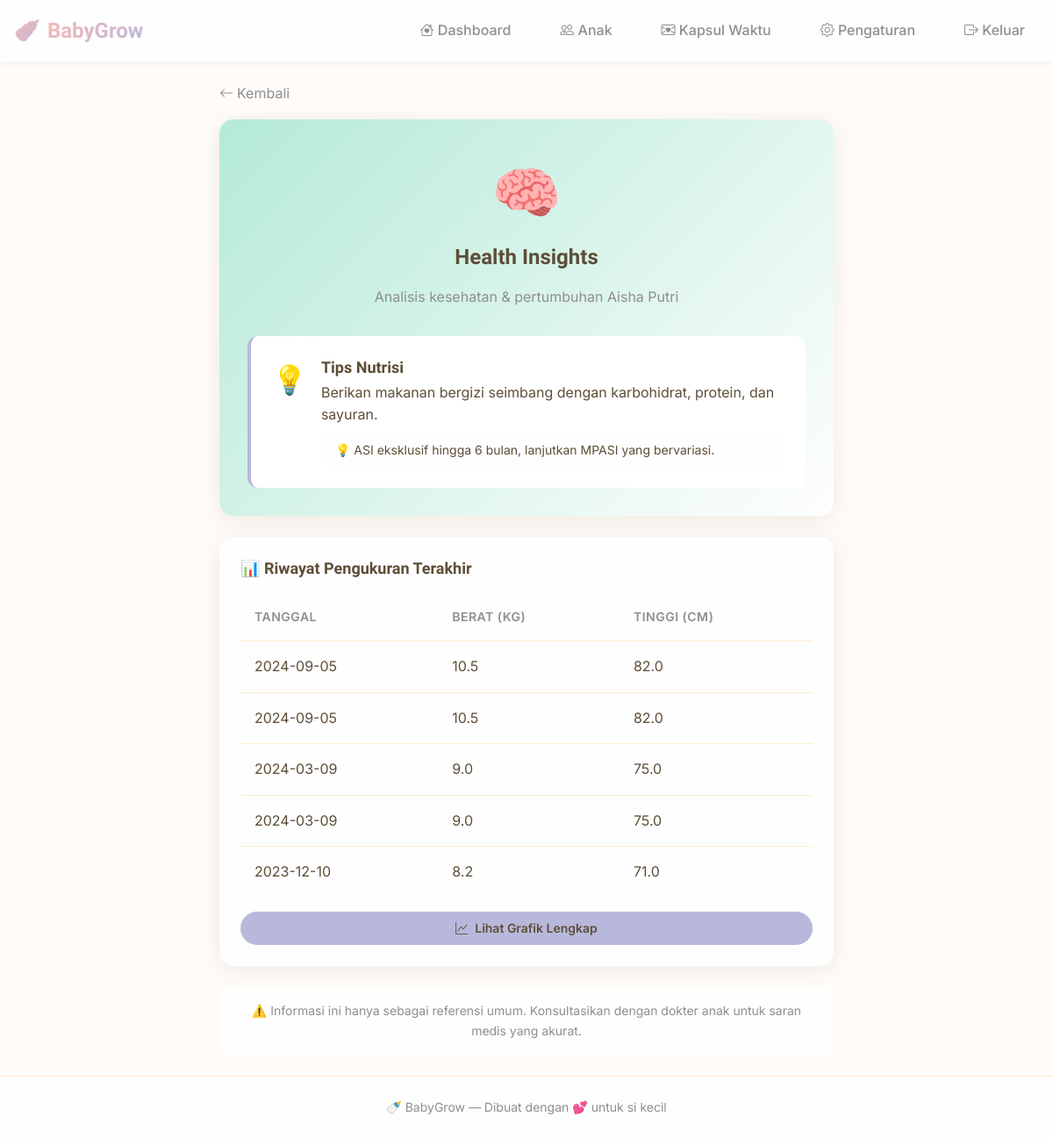
Page /child/1/insights (signed in) on the committed database.
### tables this page shows
CREATE TABLE children (
            id INTEGER PRIMARY KEY AUTOINCREMENT,
            user_id INTEGER,
            name TEXT,
            dob TEXT,
            gender TEXT
        );

CREATE TABLE growth (
            id INTEGER PRIMARY KEY AUTOINCREMENT,
            child_id INTEGER,
            record_date TEXT,
            weight REAL,
            height REAL,
            head_circ REAL
        );

### app.py (the view, shortened to what this page needs)
@app.route('/child/<int:child_id>/insights')
def health_insights(child_id):
    db = get_db()
    user_id = session.get('user_id')
    if not user_id:
        return redirect(url_for('login'))
    cur = db.execute('SELECT id, name, dob, gender FROM children WHERE id=? AND user_id=?', (child_id, user_id))
    child = cur.fetchone()
    if not child:
        flash('Anak tidak ditemukan.')
        return redirect(url_for('children'))
    cur = db.execute('''
        SELECT record_date, weight, height, head_circ
        FROM growth
        WHERE child_id = ?
        ORDER BY record_date DESC
        LIMIT 10
    ''', (child_id,))
    growth_records = cur.fetchall()
    insights = []
    if len(growth_records) >= 2:
        latest = growth_records[0]
        previous = growth_records[1]
        latest_weight = float(latest['weight'] if isinstance(latest, dict) else latest[1])
        prev_weight = float(previous['weight'] if isinstance(previous, dict) else previous[1])
        weight_change = latest_weight - prev_weight
        latest_height = float(latest['height'] if isinstance(latest, dict) else latest[2])
        prev_height = float(previous['height'] if isinstance(previous, dict) else previous[2])
        height_change = latest_height - prev_height
    insights.append({
        'type': 'info',
        'icon': '💡',
        'title': 'Tips Nutrisi',
        'message': 'Berikan makanan bergizi seimbang dengan karbohidrat, protein, dan sayuran.',
        'suggestion': 'ASI eksklusif hingga 6 bulan, lanjutkan MPASI yang bervariasi.'
    })
    return render_template('health_insights.html',
                          child={'id': child['id'] if isinstance(child, dict) else child[0],
                                'name': child['name'] if isinstance(child, dict) else child[1]},
                          insights=insights,
                          growth_records=growth_records)

### db.py (called while the page is built)
def get_db():
    db = getattr(g, '_database', None)
    if db is None:
        if DB_TYPE == 'mysql':
            import mysql.connector
            host = os.environ.get('MYSQL_HOST', 'localhost')
            port = int(os.environ.get('MYSQL_PORT', '3306'))
            user = os.environ.get('MYSQL_USER', 'root')
            password = os.environ.get('MYSQL_PASSWORD', '')
            database = os.environ.get('MYSQL_DB', 'balita_db')
            conn = mysql.connector.connect(
                host=host,
                port=port,
                user=user,
                password=password,
                database=database
            )
            db = MySQLDBWrapper(conn)
        else:
            os.makedirs(DATABASE_DIR, exist_ok=True)
            conn = sqlite3.connect(DATABASE)
            conn.row_factory = sqlite3.Row
            db = conn
        g._database = db
    return db

def close_connection(exception):
    db = getattr(g, '_database', None)
    if db is not None:
        try:
            db.close()
        except Exception:
            pass

### templates/health_insights.html (shortened to what this page needs)
{% extends 'base.html' %}
{% block content %}
<div class="container animate-fadeIn">
    <div style="max-width: 700px; margin: 0 auto;">
        <a href="{{ url_for('children') }}" class="text-muted" style="display: inline-flex; align-items: center; gap: var(--space-xs); margin-bottom: var(--space-md);">
            <i class="bi bi-arrow-left"></i> Kembali
        </a>
        <div class="card" style="padding: var(--space-xl); margin-bottom: var(--space-lg); background: linear-gradient(135deg, var(--color-mint) 0%, var(--color-cloud) 100%);">
            <div style="text-align: center; margin-bottom: var(--space-xl);">
                <div style="font-size: 4rem; margin-bottom: var(--space-sm);">🧠</div>
                <h2>Health Insights</h2>
                <p class="text-muted">Analisis kesehatan & pertumbuhan {{ child.name }}</p>
            </div>
            <div style="display: flex; flex-direction: column; gap: var(--space-md);">
                {% for insight in insights %}
                <div class="insight-card" style="
                    padding: var(--space-lg);
                    background: white;
                    border-radius: var(--radius-md);
                    border-left: 4px solid {% if insight.type == 'positive' %}var(--color-mint){% elif insight.type == 'warning' %}#ffc107{% else %}var(--color-lavender){% endif %};
                    box-shadow: var(--shadow-soft);
                ">
                    <div style="display: flex; align-items: start; gap: var(--space-md);">
                        <div style="font-size: 2rem;">{{ insight.icon }}</div>
                        <div style="flex: 1;">
                            <h4 style="margin: 0 0 var(--space-xs) 0;">{{ insight.title }}</h4>
                            <p style="margin: 0 0 var(--space-sm) 0; color: var(--color-text-muted);">
                                {{ insight.message }}
                            </p>
                            <div style="
                                padding: var(--space-sm) var(--space-md);
                                background: var(--color-cloud);
                                border-radius: var(--radius-sm);
                                font-size: 0.875rem;
                            ">
                                💡 {{ insight.suggestion }}
                            </div>
                        </div>
                    </div>
                </div>
                {% endfor %}
            </div>
        </div>
        {% if growth_records %}
        <div class="card" style="padding: var(--space-lg);">
            <h4 style="margin-bottom: var(--space-md);">📊 Riwayat Pengukuran Terakhir</h4>
            <div class="table-responsive">
                <table class="table">
                    <thead>
                        <tr>
                            <th>Tanggal</th>
                            <th>Berat (kg)</th>
                            <th>Tinggi (cm)</th>
                        </tr>
                    </thead>
                    <tbody>
                        {% for record in growth_records[:5] %}
                        <tr>
                            <td>{{ record.record_date if record.record_date else record[0] }}</td>
                            <td>{{ record.weight if record.weight else record[1] }}</td>
                            <td>{{ record.height if record.height else record[2] }}</td>
                        </tr>
                        {% endfor %}
                    </tbody>
                </table>
            </div>
            <a href="{{ url_for('growth_list', child_id=child.id) }}" class="btn btn-secondary" style="width: 100%; margin-top: var(--space-md);">
                <i class="bi bi-graph-up"></i> Lihat Grafik Lengkap
            </a>
        </div>
        {% endif %}
        <div style="margin-top: var(--space-lg); padding: var(--space-md); background: var(--color-cloud); border-radius: var(--radius-md); text-align: center;">
            <p class="text-sm text-muted" style="margin: 0;">
                ⚠️ Informasi ini hanya sebagai referensi umum. Konsultasikan dengan dokter anak untuk saran medis yang akurat.
            </p>
        </div>
    </div>
</div>
{% endblock %}

### static/css/style.css (style rules this page uses)
:root { --color-peach: #ffecd2; --color-peach-dark: #ffd9b3; --color-blush: #fcb9b2; --color-blush-dark: #f9a099; --color-lavender: #b8b8dc; --color-lavender-dark: #9999c9; --color-mint: #b5ead7; --color-mint-dark: #8edcc2; --color-cream: #fff8f0; --color-cloud: #fefefe; --color-text-primary: #5d4e37; --color-text-secondary: #8e8e93; --color-text-light: #b5a99a; --color-text-white: #ffffff; --color-success: #7bc67e; --color-warning: #ffd166; --color-error: #ef767a; --color-info: #6b9ac4; --shadow-sm: 0 2px 8px rgba(93, 78, 55, 0.06); --shadow-md: 0 4px 20px rgba(93, 78, 55, 0.08); --shadow-lg: 0 8px 40px rgba(93, 78, 55, 0.12); --shadow-card: 0 4px 24px rgba(93, 78, 55, 0.1); --radius-sm: 8px; --radius-md: 12px; --radius-lg: 16px; --radius-xl: 24px; --radius-full: 9999px; --space-xs: 4px; --space-sm: 8px; --space-md: 16px; --space-lg: 24px; --space-xl: 32px; --space-2xl: 48px; --transition-fast: 0.15s ease; --transition-normal: 0.25s ease; --transition-slow: 0.4s ease; --font-heading: "Quicksand", "Nunito", -apple-system, BlinkMacSystemFont, sans-serif; --font-body: "Inter", "Nunito Sans", -apple-system, BlinkMacSystemFont, sans-serif; }
.theme-peach { --color-primary: #ffecd2; --color-primary-dark: #ffd9b3; --color-background: #fffbf7; }
*, *::before, *::after { box-sizing: border-box; }
html { font-size: 16px; scroll-behavior: smooth; }
body { font-family: var(--font-body); background: var(--color-background, var(--color-cream)); color: var(--color-text-primary); line-height: 1.6; margin: 0; padding: 0; min-height: 100vh; }
h1, h2, h3, h4, h5, h6 { font-family: var(--font-heading); font-weight: 600; line-height: 1.3; margin: 0 0 var(--space-md); color: var(--color-text-primary); }
h2 { font-size: 1.5rem; }
h4 { font-size: 1.125rem; }
p { margin: 0 0 var(--space-md); }
a { color: var(--color-primary-dark, var(--color-blush-dark)); text-decoration: none; transition: color var(--transition-fast); }
.container { width: 100%; max-width: 1200px; margin: 0 auto; padding: 0 var(--space-md); }
.card { background: var(--color-cloud); border-radius: var(--radius-lg); box-shadow: var(--shadow-card); padding: var(--space-lg); transition: transform var(--transition-normal), box-shadow var(--transition-normal); }
.btn { display: inline-flex; align-items: center; justify-content: center; gap: var(--space-sm); padding: var(--space-sm) var(--space-lg); border: none; border-radius: var(--radius-full); font-family: var(--font-body); font-size: 0.875rem; font-weight: 600; cursor: pointer; transition: all var(--transition-fast); text-decoration: none; }
.btn-secondary { background: var(--color-lavender); color: var(--color-text-primary); }
.table { width: 100%; border-collapse: collapse; background: var(--color-cloud); }
.table th, .table td { padding: var(--space-md); text-align: left; border-bottom: 1px solid var(--color-peach); }
.table th { font-weight: 600; color: var(--color-text-secondary); font-size: 0.875rem; text-transform: uppercase; letter-spacing: 0.5px; }
.table tbody tr:last-child td { border-bottom: none; }
.animate-fadeIn { animation: fadeIn 0.5s ease; }
.text-sm { font-size: 0.875rem; }
.text-muted { color: var(--color-text-secondary); }

### rows in the picture
children: name "Aisha Putri"
growth: record_date "2024-09-05", weight "10.5", height "82.0"
growth: record_date "2024-09-05", weight "10.5", height "82.0"
growth: record_date "2024-03-09", weight "9.0", height "75.0"
growth: record_date "2024-03-09", weight "9.0", height "75.0"
growth: record_date "2023-12-10", weight "8.2", height "71.0"

### other values in the picture
{{ insight.icon }} "💡"
{{ insight.title }} "Tips Nutrisi"
{{ insight.message }} "Berikan makanan bergizi seimbang dengan karbohidrat, protein, dan sayuran."
{{ insight.suggestion }} "ASI eksklusif hingga 6 bulan, lanjutkan MPASI yang bervariasi."
